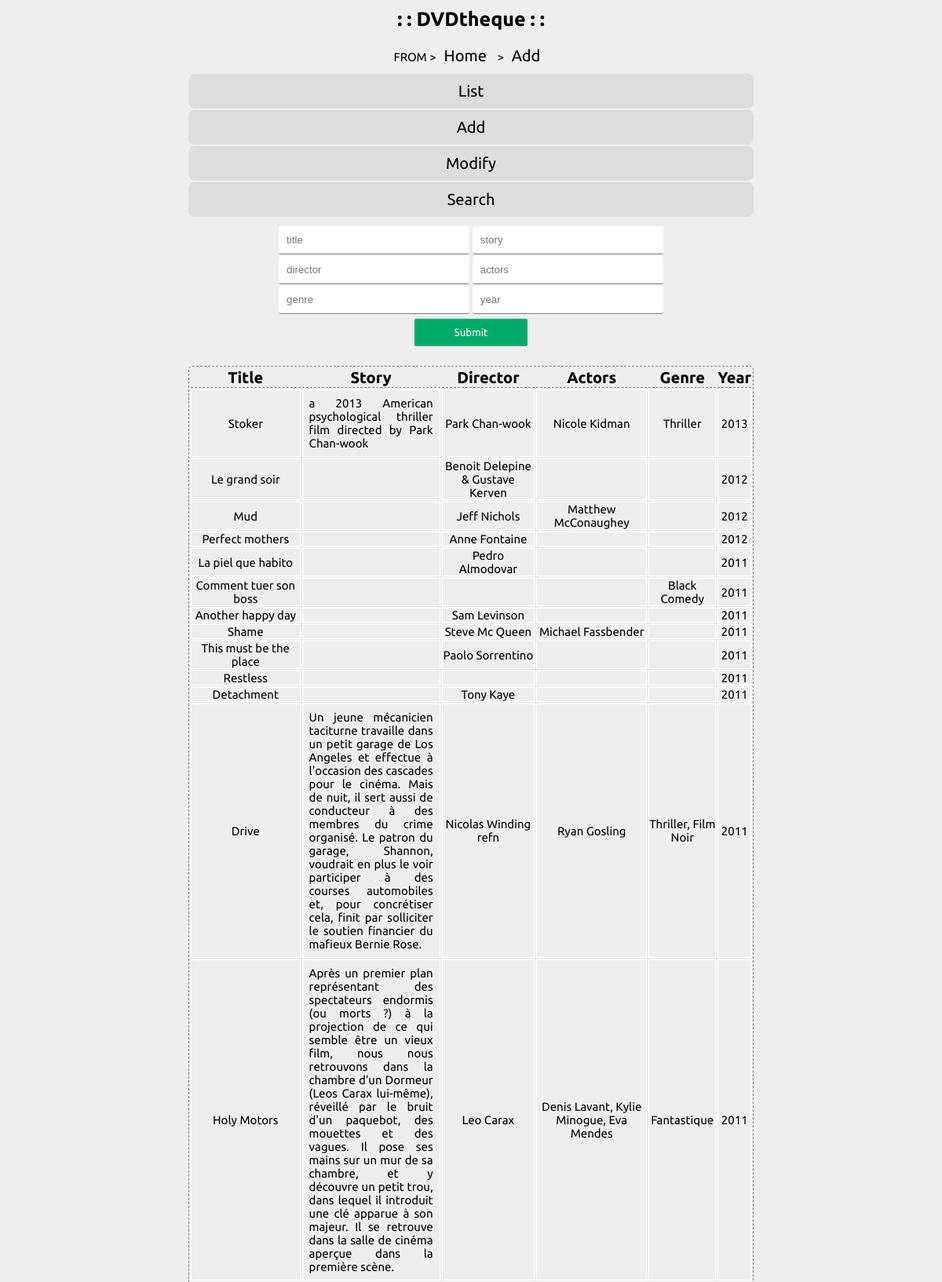
/DVDtheque/index.php?page=3 (upper part), run on the app's committed database.
### tables this page shows
CREATE TABLE `pages` (
  `pa_id` int(11) NOT NULL,
  `pa_title` varchar(255) NOT NULL,
  `pa_keywords` varchar(255) NOT NULL,
  `pa_description` varchar(255) NOT NULL,
  `pa_content` varchar(50) NOT NULL,
  `pa_parent_id` int(11) NOT NULL DEFAULT '1'
);

CREATE TABLE `list` (
  `dvd_id` int(11) NOT NULL,
  `dvd_title` varchar(255) NOT NULL,
  `dvd_story` text NOT NULL,
  `dvd_director` varchar(255) NOT NULL,
  `dvd_actors` varchar(255) NOT NULL,
  `dvd_genre` varchar(255) NOT NULL,
  `dvd_year` year(4) NOT NULL
);

### DVDtheque/inc/add.inc.php (the view, shortened to what this page needs)
<form action="libs/services.php?action=add" method="post">
	<input type="text" name="title" placeholder="title"/>
	<input type="text" name="story" placeholder="story"/>
	<input type="text" name="director" placeholder="director"/>
	<input type="text" name="actors" placeholder="actors"/>
	<input type="text" name="genre" placeholder="genre"/>
	<input type="text" name="year" placeholder="year"/>
	<input type="submit"/>
</form>
<table>
	<tr>
		<th>Title</th>
		<th id="story">Story</th>
		<th>Director</th>
		<th>Actors</th>
		<th>Genre</th>
		<th>Year</th>
	</tr>
	<?php
		$sql = "SELECT * FROM list ORDER BY `list`.`dvd_year` DESC";
		$req = $connection->query($sql);
		while($datas = $req->fetch()){
			echo "<tr>";
			echo "	<td>".$datas['dvd_title']."</td>";
			echo "	<td id='story'>".$datas['dvd_story']."</td>";
			echo "	<td>".$datas['dvd_director']."</td>";
			echo "	<td>".$datas['dvd_actors']."</td>";
			echo "	<td>".$datas['dvd_genre']."</td>";
			echo "	<td>".$datas['dvd_year']."</td>";
			echo "</tr>";
		}
	?>
</table>

### DVDtheque/inc/functions.inc.php (shortened to what this page needs)
<?php
require_once('init.inc.php');
	function displayPath($idPage){
	global $connection;
	$chemin_complet = "";
	if($idPage != 0){
		$sql = "SELECT pa_parent_id, pa_title FROM pages WHERE pa_id = ? ";
		$req = $connection->prepare($sql);
		$req->execute(array($idPage));
		$datas = $req->fetch(PDO::FETCH_OBJ);
		$chemin_page_en_cours = " ><a href='?page=".$idPage."'>".$datas->pa_title."</a>";
		$chemin_complet = displayPath($datas->pa_parent_id).$chemin_page_en_cours;
	}
	return $chemin_complet;
	}
	function displayMenu($idPage){
	global $connection;
	$sql = "SELECT pa_id, pa_title FROM pages WHERE pa_parent_id = ? ";
	$req = $connection->prepare($sql);
	$req->execute(array($idPage));
	$html = "";
	if($req->rowCount()>0){
		$html = "<ul>";
		while($datas = $req->fetch(PDO::FETCH_OBJ)){
			$html .= "<li><a href='?page=".$datas->pa_id."'>".$datas->pa_title."</a></li>";
		}
		$html .= "</ul>";
	}
	return $html;
	}
?>

### DVDtheque/css/style.css (style rules this page uses)
* { margin: 0; padding: 0; }
html { font-size: 62.5%; }
body { width: 100%; font-family: 'Ubuntu', sans-serif; font-size: 1.5rem; text-align: center; background-color: #eee; }
ul { margin:0 auto; text-align:center; overflow: hidden; }
li { width:60%; display:inline-block; text-align:center; margin: .1rem auto; padding: 1rem 0; background-color:#ddd ; border-radius: 8px; }
a { text-decoration: none; text-align: center; font-size: 2rem; color:black; margin:1rem; }
table { width:60%; margin: 1rem auto; text-align: center; border: 1px dashed gray; border-radius: 5px; }
table tr { text-align: center; margin: 0 auto; border-bottom: 1px solid #f7f7f7; }
table th { border-bottom:1px dashed gray; font-size: 2rem; }
table td { border: 1px solid white; }
table td#story { width:25%; padding:0.8rem; text-align: justify; }
form { width:60%; margin: 0 auto; padding: 1rem; text-align: center; }
form input { width: 31%; padding:1rem; margin:.1rem auto; border:0; border-bottom:1px solid gray; border-radius: 3px; }
input[type='submit'] { width:20%; margin: .5rem auto; padding:1rem 2rem; border:0; border-radius: 2px; background-color: #00ab6b; color:white; display:block; font-family: 'Ubuntu', sans-serif; }

### data on the page
pages: pa_title "Home"
pages: pa_title "Add"
pages: pa_title "List"
pages: pa_title "Modify"
pages: pa_title "Search"
list: dvd_title "Stoker", dvd_story "a 2013 American psychological thriller film directed by Park Chan-wook", dvd_director "Park Chan-wook", dvd_actors "Nicole Kidman", dvd_genre "Thriller", dvd_year "2013"
list: dvd_title "Le grand soir", dvd_director "Benoit Delepine & Gustave Kerven", dvd_year "2012"
list: dvd_title "Mud", dvd_director "Jeff Nichols", dvd_actors "Matthew McConaughey", dvd_year "2012"
list: dvd_title "Perfect mothers", dvd_director "Anne Fontaine", dvd_year "2012"
list: dvd_title "La piel que habito", dvd_director "Pedro Almodovar", dvd_year "2011"
list: dvd_title "Comment tuer son boss", dvd_genre "Black Comedy", dvd_year "2011"
list: dvd_title "Another happy day", dvd_director "Sam Levinson", dvd_year "2011"
list: dvd_title "Shame", dvd_director "Steve Mc Queen", dvd_actors "Michael Fassbender", dvd_year "2011"
list: dvd_title "This must be the place", dvd_director "Paolo Sorrentino", dvd_year "2011"
list: dvd_title "Restless", dvd_year "2011"
list: dvd_title "Detachment", dvd_director "Tony Kaye", dvd_year "2011"
list: dvd_title "Drive", dvd_story "Un jeune mécanicien taciturne travaille dans un petit garage de Los Angeles et effectue à l'occasion des cascades pour le cinéma. Mais de nuit, il sert aussi de conducteur à des membres du crime organisé. Le patron du garage, Shannon, voudrait en plus le voir participer à des courses automobiles et, pour concrétiser cela, finit par solliciter le soutien financier du mafieux Bernie Rose.", dvd_director "Nicolas Winding refn", dvd_actors "Ryan Gosling", dvd_genre "Thriller, Film Noir", dvd_year "2011"
list: dvd_title "Holy Motors", dvd_story "Après un premier plan représentant des spectateurs endormis (ou morts ?) à la projection de ce qui semble être un vieux film, nous nous retrouvons dans la chambre d'un Dormeur (Leos Carax lui-même), réveillé par le bruit d'un paquebot, des mouettes et des vagues. Il pose ses mains sur un mur de sa chambre, et y découvre un petit trou, dans lequel il introduit une clé apparue à son majeur. Il se retrouve dans la salle de cinéma aperçue dans la première scène.", dvd_director "Leo Carax", dvd_actors "Denis Lavant, Kylie Minogue, Eva Mendes", dvd_genre "Fantastique", dvd_year "2011"
